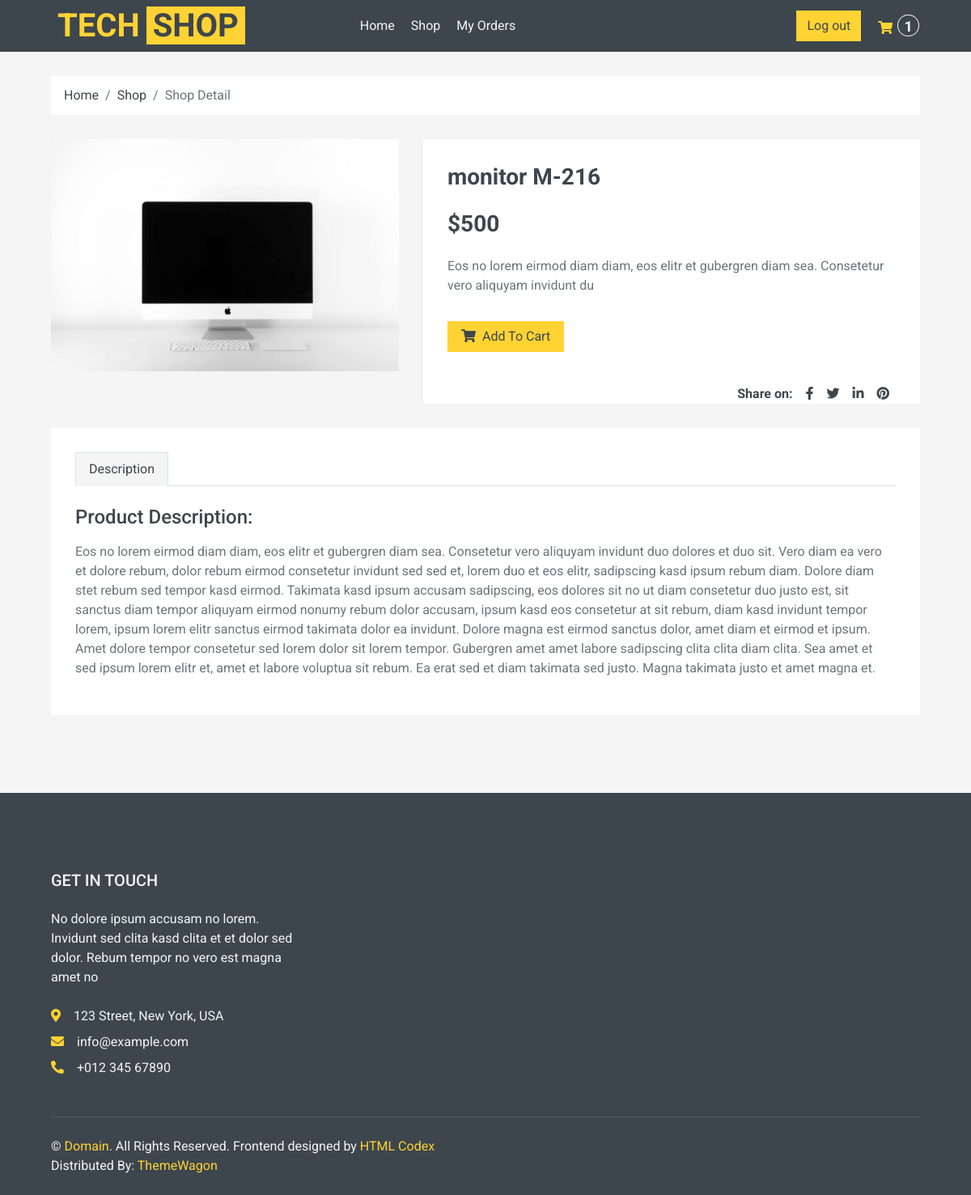
/detail/monitor-m-216-1671782490 (signed in), run on the app's committed database.
### shop/models.py (models this page shows, shortened)
class Product(models.Model):
    CATEGORY = (
        ("Tech", "Tech"),
        ("New", "New"),
        ("Popular", "Popular"),
    )
    default_description = """
    Eos no lorem eirmod diam diam, eos elitr et gubergren diam sea. Consetetur vero aliquyam invidunt duo dolores et duo sit. Vero diam ea vero et dolore rebum, dolor rebum eirmod consetetur invidunt sed sed et, lorem duo et eos elitr, sadipscing kasd ipsum rebum diam. Dolore diam stet rebum sed tempor kasd eirmod. Takimata kasd ipsum accusam sadipscing, eos dolores sit no ut diam consetetur duo justo est, sit sanctus diam tempor aliquyam eirmod nonumy rebum dolor accusam, ipsum kasd eos consetetur at sit rebum, diam kasd invidunt tempor lorem, ipsum lorem elitr sanctus eirmod takimata dolor ea invidunt.

    Dolore magna est eirmod sanctus dolor, amet diam et eirmod et ipsum. Amet dolore tempor consetetur sed lorem dolor sit lorem tempor. Gubergren amet amet labore sadipscing clita clita diam clita. Sea amet et sed ipsum lorem elitr et, amet et labore voluptua sit rebum. Ea erat sed et diam takimata sed justo. Magna takimata justo et amet magna et.
    """
    name = models.CharField(verbose_name="название продукта", max_length=100)
    price = models.IntegerField(null=True, blank=True)
    description = models.TextField(default=default_description, blank=True)
    rating = models.IntegerField(null=True, blank=True)
    pic = models.ImageField(
        upload_to="shop/%Y/%m", null=True, blank=True, default="default_picture.png"
    )
    added_at = models.DateTimeField(
        verbose_name="Data of appearance", auto_now_add=True, null=True
    )
    category = models.CharField(max_length=100, choices=CATEGORY)
    slug = models.SlugField(blank=True, null=True, unique=True)

### shop/views.py (the view)
# urls.py: path("detail/<slug:product_slug>", detail, name="detail"),
def detail(request, product_slug):
    product = Product.objects.get(slug=product_slug)
    ctx = {"product": product}
    return render(request, "detail.html", ctx)

### shop/context_processors.py (called while the page is built)
def get_cart_total(request):
    crt = get_cart(request)
    return {"crt_total_quantity": crt.order_total_quantity}

### shop/models.py (called while the page is built)
    @property
    def order_total_quantity(self):
        return sum(item.quantity for item in self.orderitem_set.all())

### shop/utils.py (called while the page is built)
def get_cart(request):
    user = request.user
    if user.is_authenticated:
        cart, _ = Order.objects.get_or_create(customer=user, status="Cart")
        return cart
    return get_visitor_cart(request)

### templates/detail.html (shortened to what this page needs)
{%extends "main.html"%}
{%load static%}
{%block detail%}
    <div class="container-fluid">
        <div class="row px-xl-5">
            <div class="col-12">
                <nav class="breadcrumb bg-light mb-30">
                  <a class="breadcrumb-item text-dark" href="{%url 'index'%}">Home</a>
                  <a class="breadcrumb-item text-dark" href="{%url 'shop'%}">Shop</a>
                    <span class="breadcrumb-item active">Shop Detail</span>
                </nav>
            </div>
        </div>
    </div>
    <div class="container-fluid pb-5">
        <div class="row px-xl-5 ">
            <div class="col-lg-5 mb-30">
                <div id="product-carousel" class="carousel slide" data-ride="carousel">
                    <div class="carousel-inner bg-light">
                        <div class="carousel-item active">
                            <img class="w-100 h-100" src="{{ product.pic.url }}" alt="Image">
                        </div>
                    </div>
                </div>
            </div>
            <div class="col-lg-7 h-auto mb-30">
                <div class="h-100 bg-light p-30">
                    <h3>{{product.name}}</h3>
                    <h3 class="font-weight-semi-bold mb-4">${{product.price}}</h3>
                    <p class="mb-4">{{product.description|slice:"100"}}</p>
                    <div class="d-flex align-items-center mb-4 pt-2">
                        <button class="btn btn-primary px-3 change_cart_btn" data-product_id = "{{product.id}}" data-action = "add"><i class="fa fa-shopping-cart mr-1"></i> Add To
                            Cart</button>
                    </div>
                    <div class="d-flex pt-3" style = "float:right;">
                        <strong class="text-dark mr-2">Share on:</strong>
                        <div class="d-inline-flex">
                            <a class="text-dark px-2" href="http://www.facebook.com">
                                <i class="fab fa-facebook-f"></i>
                            </a>
                            <a class="text-dark px-2" href="https://twitter.com/?">
                                <i class="fab fa-twitter"></i>
                            </a>
                            <a class="text-dark px-2" href="https://www.linkedin.com/">
                                <i class="fab fa-linkedin-in"></i>
                            </a>
                            <a class="text-dark px-2" href="https://www.pinterest.it/login/">
                                <i class="fab fa-pinterest"></i>
                            </a>
                        </div>
                    </div>
                </div>
            </div>
        </div>
        <div class="row px-xl-5">
            <div class="col">
                <div class="bg-light p-30">
                    <div class="nav nav-tabs mb-4">
                        <div class="nav-item nav-link text-dark active" data-toggle="tab" href="#tab-pane-1">Description</div>
                    </div>
                    <div class="tab-content">
                        <div class="tab-pane fade show active" id="tab-pane-1">
                            <h4 class="mb-3">Product Description:</h4>
                            <p>{{product.description}}</p>
                        </div>
                    </div>
                </div>
            </div>
        </div>
    </div>
{%endblock%}

### data on the page
Product: pic (picture), name "monitor M-216", price "500", description "Eos no lorem eirmod diam diam, eos elitr et gubergren diam sea. Consetetur vero aliquyam invidunt du", description "Eos no lorem eirmod diam diam, eos elitr et gubergren diam sea. Consetetur vero aliquyam invidunt duo dolores et duo sit. Vero diam ea vero et dolore rebum, dolor rebum eirmod consetetur invidunt sed sed et, lorem duo et eos elitr, sadipscing kasd ipsum rebum diam. Dolore diam stet rebum sed tempor kasd eirmod. Takimata kasd ipsum accusam sadipscing, eos dolores sit no ut diam consetetur duo justo est, sit sanctus diam tempor aliquyam eirmod nonumy rebum dolor accusam, ipsum kasd eos consetetur at sit rebum, diam kasd invidunt tempor lorem, ipsum lorem elitr sanctus eirmod takimata dolor ea invidunt. Dolore magna est eirmod sanctus dolor, amet diam et eirmod et ipsum. Amet dolore tempor…"

### other printed values
{{ crt_total_quantity }} "1"
